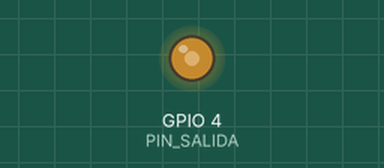
A sketch run on a simulated ESP32-S3. Parts: output pins drawn as LEDs (lit = HIGH). What the sketch prints to the serial monitor is not drawn.

Above: at 0.6 s.
Timing chart, 0 to 2.1 s (numbered marks = the images above):
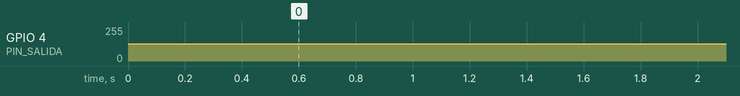

The sketch:

emisor_4fsk.ino
```cpp
#include <Arduino.h>
#include <math.h>

// =====================================================
// CONFIGURACIÓN DEL EMISOR 4-FSK
// =====================================================

const int PIN_SALIDA = 4;

// Frecuencia de muestreo utilizada en el modelo Python
const uint32_t FS = 8000;

// PWM utilizado como salida pseudoanalógica
const uint32_t FRECUENCIA_PWM = 62500;
const uint8_t RESOLUCION_PWM = 8;

// Cada símbolo contiene 512 muestras
const uint16_t N_SIMBOLO = 512;

// Duración:
// 512 / 8000 = 0.064 s = 64 ms
const uint32_t DURACION_SIMBOLO_MS = 64;


// =====================================================
// PLAN DE FRECUENCIAS 4-FSK
// =====================================================
//
// Símbolo 0 = 00 = 1000 Hz
// Símbolo 1 = 01 = 1500 Hz
// Símbolo 2 = 10 = 2000 Hz
// Símbolo 3 = 11 = 2500 Hz
//

const uint32_t frecuencias[4] = {
  1000,
  1500,
  2000,
  2500
};


// =====================================================
// MENSAJE DE PRUEBA
// Igual al ejemplo del prototipo de alto nivel
// =====================================================

const uint8_t mensaje[] = {
  0, 1, 2, 3, 3, 2, 1, 0
};

const int CANTIDAD_SIMBOLOS =
  sizeof(mensaje) / sizeof(mensaje[0]);


// =====================================================
// DDS: TABLA DE SENO + ACUMULADOR DE FASE
// =====================================================

const int TAM_TABLA = 64;

uint8_t tablaSeno[TAM_TABLA];

volatile uint32_t fase = 0;
volatile uint32_t incrementoFase = 0;

volatile bool emitiendo = false;


// =====================================================
// TIMER
// =====================================================

hw_timer_t *timer = NULL;


// =====================================================
// CONVERTIR FRECUENCIA A INCREMENTO DE FASE
// =====================================================

uint32_t calcularIncrementoFase(uint32_t frecuencia) {

  // DDS:
  // incremento = frecuencia / FS * 2^32

  return (uint32_t)(
    ((uint64_t)frecuencia << 32) / FS
  );
}


// =====================================================
// INTERRUPCIÓN A 8 kHz
// =====================================================

void ARDUINO_ISR_ATTR onTimer() {

  if (!emitiendo) {

    // Duty medio -> señal aproximadamente DC después del RC
    ledcWrite(PIN_SALIDA, 128);
    return;
  }

  // Avanzar fase
  fase += incrementoFase;

  // Usamos los 6 bits más significativos porque la tabla tiene 64 = 2^6 posiciones
  uint8_t indice = fase >> 26;

  ledcWrite(PIN_SALIDA, tablaSeno[indice]);
}


// =====================================================
// GENERAR TABLA SENO
// =====================================================

void crearTablaSeno() {

  for (int i = 0; i < TAM_TABLA; i++) {

    float angulo =
      2.0f * PI * i / TAM_TABLA;

    float seno = sinf(angulo);

    // Convertir rango [-1,1] a [0,255]
    tablaSeno[i] =
      (uint8_t)(128.0f + 127.0f * seno);
  }
}


// =====================================================
// EMITIR UN SÍMBOLO 4-FSK
// =====================================================

void transmitirSimbolo(uint8_t simbolo) {

  if (simbolo > 3) {
    return;
  }

  uint32_t frecuencia =
    frecuencias[simbolo];

  incrementoFase =
    calcularIncrementoFase(frecuencia);

  // Reiniciar fase al inicio del símbolo
  fase = 0;

  emitiendo = true;

  Serial.print("Simbolo ");
  Serial.print(simbolo);

  Serial.print(" | bits ");

  switch (simbolo) {

    case 0:
      Serial.print("00");
      break;

    case 1:
      Serial.print("01");
      break;

    case 2:
      Serial.print("10");
      break;

    case 3:
      Serial.print("11");
      break;
  }

  Serial.print(" | ");
  Serial.print(frecuencia);
  Serial.println(" Hz");

  delay(DURACION_SIMBOLO_MS);
}


// =====================================================
// SETUP
// =====================================================

void setup() {

  Serial.begin(115200);

  // Crear seno
  crearTablaSeno();

  // Configurar PWM
  ledcAttach(
    PIN_SALIDA,
    FRECUENCIA_PWM,
    RESOLUCION_PWM
  );

  ledcWrite(PIN_SALIDA, 128);


  // -------------------------------------------------
  // TIMER
  //
  // 8 MHz / 1000 ticks = 8000 interrupciones/s
  // -------------------------------------------------

  timer = timerBegin(8000000);

  timerAttachInterrupt(
    timer,
    &onTimer
  );

  timerAlarm(
    timer,
    1000,
    true,
    0
  );


  Serial.println();
  Serial.println("==============================");
  Serial.println("EMISOR 4-FSK ESP32-S3");
  Serial.println("==============================");

  Serial.println("FS = 8000 Hz");
  Serial.println("N = 512 muestras/simbolo");
  Serial.println("Ts = 64 ms");

  Serial.println();

  Serial.println("00 -> 1000 Hz");
  Serial.println("01 -> 1500 Hz");
  Serial.println("10 -> 2000 Hz");
  Serial.println("11 -> 2500 Hz");

  Serial.println();
}


// =====================================================
// LOOP
// =====================================================

void loop() {

  Serial.println("Transmitiendo mensaje:");
  Serial.println("00 01 10 11 11 10 01 00");
  Serial.println();

  for (int i = 0;
       i < CANTIDAD_SIMBOLOS;
       i++) {

    transmitirSimbolo(
      mensaje[i]
    );
  }

  // Detener emisión entre mensajes
  emitiendo = false;

  Serial.println();
  Serial.println("Fin del mensaje");
  Serial.println("------------------------------");

  // Pausa para distinguir cada repetición
  delay(1500);
}
```
